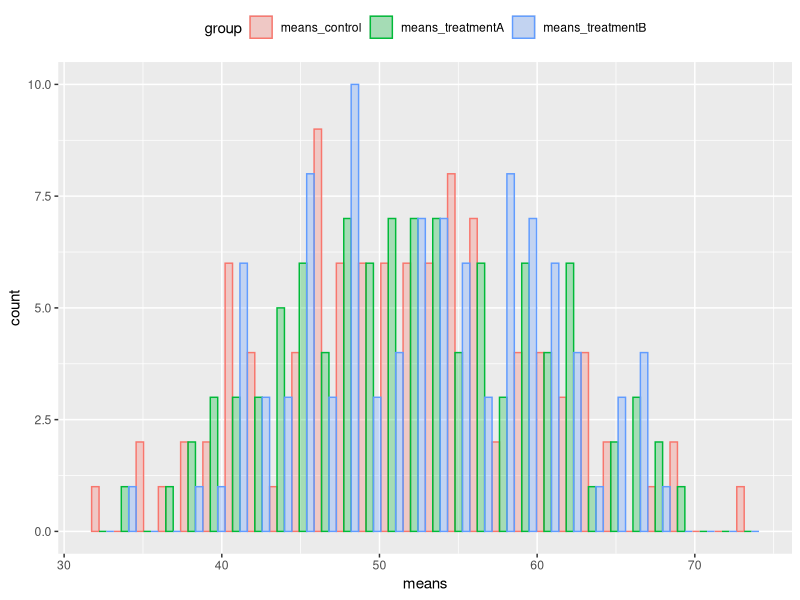
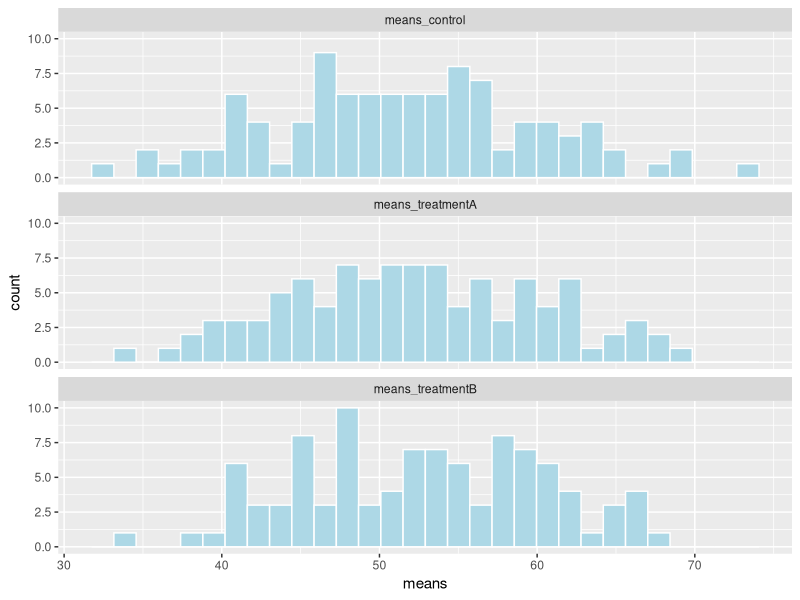

Write R code to recreate these figures, in order.
## ---- chunk 1
knitr::opts_chunk$set(echo = TRUE)
## ---- chunk 2
################################
# FUNCTION: calculate_zeroes
# purpose: calculate the number of zeroes in a numeric vector
# input: vec = numeric vector
# output: counter = number of zeroes in the numeric vector
# ------------------------------

calculate_zeroes <- function(vec = c(0, 0, 5, 1)) {
  counter <- 0
  for (i in 1:length(vec)) {
    if (vec[i] == 0) counter <- counter + 1
    } # end of for loop
  return(counter)
} # end of function

calculate_zeroes() # test defaults, counter should = 2

calculate_zeroes(c(0, 10, 25, 0, 0, 0)) # test a different vector, counter should = 4
## ---- chunk 3
vec <- c(0, 0, 5, 1)

length(which(vec == 0))
## ---- chunk 4
################################
# FUNCTION: matrix_products
# purpose: create a matrix in which each element is the product of its row# x column#
# input: nrow = integer representing the number of rows in a matrix
#        ncol = integer representing the number of columns in a matrix
# output: m = matrix of dimension(nrow,ncol)
# ------------------------------

matrix_products <- function(nrow = 3,
                            ncol = 4) {
  m <- matrix(runif(nrow*ncol), nrow = nrow) # create matrix with random values
  
  # double for loop to loop over rows and columns
  for (i in 1:nrow(m)) { # loop over rows
    for (j in 1:ncol(m)) { # loop over columns
      m[i,j] <- i*j
      } # end of column loop
    } # end of row loop
  
  return(m)
  
} # end of function

matrix_products() # test defaults

matrix_products(nrow = 5, ncol = 6) # test with different inputs
## ---- chunk 5
library(tidyverse)

# Create random numbers for three groups of data
control <- rnorm(n = 10, mean = 10, sd = 10)     # mean = 10
treatmentA <- rnorm(n = 10, mean = 60, sd = 10)  # mean = 60
treatmentB <- rnorm(n = 10, mean = 85, sd = 10)  # mean = 85

# Create data frame
d_frame <- data.frame(control, treatmentA, treatmentB)

# Make the data frame longer
d_frame <- d_frame %>%
  pivot_longer(cols = control:treatmentB,
               names_to = "group",
               values_to = "response_var")
head(d_frame)
## ---- chunk 6
################################
# FUNCTION: randomization_test
# purpose: reshuffle the response variable and calculate the mean of each group in the reshuffled data
# input: df = data frame with "response_var" and "group" columns
# output: means = vector of length 3, containing the means of each group
# ------------------------------

randomization_test <- function(df = NULL) {
  if(is.null(df)) {
    df <- data.frame(group = rep(c("control", "treatmentA", "treatmentB"), each = 10),
                     response_var = runif(30, min = 0, max = 100))
  }
  
  # reshuffle the response variable
  df$response_var <- sample(df$response_var)
  
  # calculate the mean of each group in the reshuffled data, and store the means in a vector of length 3
  means <- tapply(df$response_var, df$group, mean)
  return(means)
  
}

randomization_test() # test defaults

randomization_test(df = d_frame) # test with our data frame
## ---- chunk 7
# Create empty data frame with all NAs
results <- data.frame(replicate = rep(NA,100), 
                      means_control = rep(NA,100), 
                      means_treatmentA = rep(NA,100), 
                      means_treatmentB = rep(NA,100))

# For loop to repeat randomization_test() 100 times
for (i in 1:100) {
  means <- randomization_test(df = d_frame) # run randomization_test() function
  
  results$replicate[i] <- i # fill in replicate column
  
  results$means_control[i] <- means["control"] # fill in means_control column
  results$means_treatmentA[i] <- means["treatmentA"] # fill in means_treatmentA column
  results$means_treatmentB[i] <- means["treatmentB"] # fill in means_treatmentB column
}

head(results)
## ---- chunk 8
# First, make the data frame longer
results_long <- results %>%
  pivot_longer(cols = means_control:means_treatmentB,
               names_to = "group",
               values_to = "means")

head(results_long)

# all on the same plot
ggplot(data = results_long, 
       mapping = aes(x = means, fill = group, color = group)) +
  geom_histogram(position = "dodge", alpha = 0.3) +
  theme(legend.position="top")

# faceted
ggplot(data = results_long, 
       mapping = aes(x = means)) +
  geom_histogram(fill = "lightblue", col = "white", position = "dodge") +
  theme(legend.position="top") +
  facet_wrap(~group, nrow = 3)
